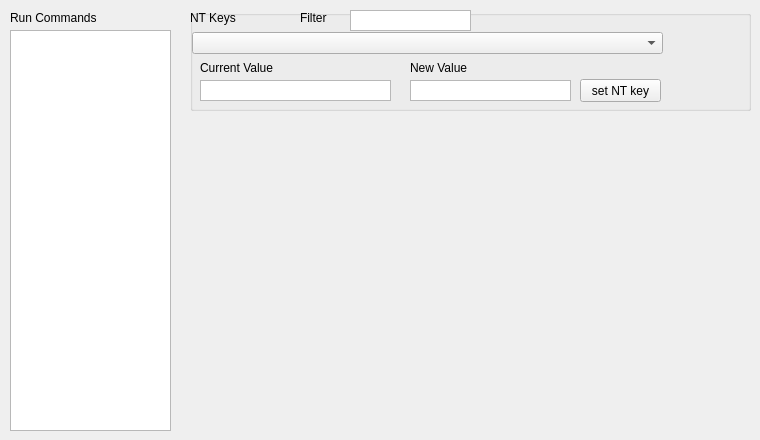
    <widget class="QWidget" name="tab_2">
     <attribute name="title">
      <string>Tuning</string>
     </attribute>
     <widget class="QLabel" name="label_3">
      <property name="geometry">
       <rect>
        <x>10</x>
        <y>10</y>
        <width>121</width>
        <height>16</height>
       </rect>
      </property>
      <property name="text">
       <string>Run Commands</string>
      </property>
     </widget>
     <widget class="QListWidget" name="qlistwidget_commands">
      <property name="geometry">
       <rect>
        <x>10</x>
        <y>30</y>
        <width>161</width>
        <height>401</height>
       </rect>
      </property>
     </widget>
     <widget class="QGroupBox" name="groupBox_5">
      <property name="geometry">
       <rect>
        <x>190</x>
        <y>10</y>
        <width>561</width>
        <height>101</height>
       </rect>
      </property>
      <property name="title">
       <string/>
      </property>
      <widget class="QComboBox" name="qcombobox_nt_keys">
       <property name="geometry">
        <rect>
         <x>2</x>
         <y>22</y>
         <width>471</width>
         <height>22</height>
        </rect>
       </property>
       <property name="font">
        <font>
         <pointsize>10</pointsize>
         <bold>true</bold>
        </font>
       </property>
      </widget>
      <widget class="QLabel" name="label_6">
       <property name="geometry">
        <rect>
         <x>0</x>
         <y>0</y>
         <width>121</width>
         <height>16</height>
        </rect>
       </property>
       <property name="text">
        <string>NT Keys</string>
       </property>
      </widget>
      <widget class="QLabel" name="label_8">
       <property name="geometry">
        <rect>
         <x>110</x>
         <y>0</y>
         <width>121</width>
         <height>16</height>
        </rect>
       </property>
       <property name="text">
        <string>Filter</string>
       </property>
      </widget>
      <widget class="QLabel" name="label_7">
       <property name="geometry">
        <rect>
         <x>10</x>
         <y>50</y>
         <width>91</width>
         <height>16</height>
        </rect>
       </property>
       <property name="text">
        <string>Current Value</string>
       </property>
      </widget>
      <widget class="QPlainTextEdit" name="qt_text_new_value">
       <property name="enabled">
        <bool>true</bool>
       </property>
       <property name="geometry">
        <rect>
         <x>220</x>
         <y>70</y>
         <width>161</width>
         <height>21</height>
        </rect>
       </property>
       <property name="verticalScrollBarPolicy">
        <enum>Qt::ScrollBarAlwaysOff</enum>
       </property>
      </widget>
      <widget class="QPushButton" name="qt_button_set_key">
       <property name="geometry">
        <rect>
         <x>390</x>
         <y>69</y>
         <width>81</width>
         <height>23</height>
        </rect>
       </property>
       <property name="text">
        <string>set NT key</string>
       </property>
      </widget>
      <widget class="QPlainTextEdit" name="qt_text_entry_filter">
       <property name="enabled">
        <bool>true</bool>
       </property>
       <property name="geometry">
        <rect>
         <x>160</x>
         <y>0</y>
         <width>121</width>
         <height>21</height>
        </rect>
       </property>
       <property name="focusPolicy">
        <enum>Qt::StrongFocus</enum>
       </property>
       <property name="verticalScrollBarPolicy">
        <enum>Qt::ScrollBarAlwaysOff</enum>
       </property>
      </widget>
      <widget class="QPlainTextEdit" name="qt_text_current_value">
       <property name="enabled">
        <bool>true</bool>
       </property>
       <property name="geometry">
        <rect>
         <x>10</x>
         <y>70</y>
         <width>191</width>
         <height>21</height>
        </rect>
       </property>
       <property name="verticalScrollBarPolicy">
        <enum>Qt::ScrollBarAlwaysOff</enum>
       </property>
       <property name="readOnly">
        <bool>true</bool>
       </property>
      </widget>
      <widget class="QLabel" name="label_9">
       <property name="geometry">
        <rect>
         <x>220</x>
         <y>50</y>
         <width>91</width>
         <height>16</height>
        </rect>
       </property>
       <property name="text">
        <string>New Value</string>
       </property>
      </widget>
     </widget>
    </widget>
